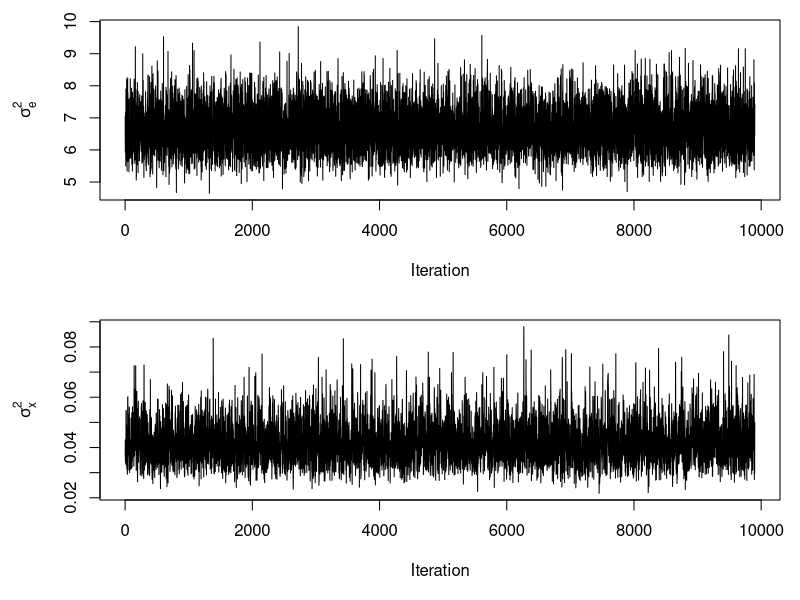
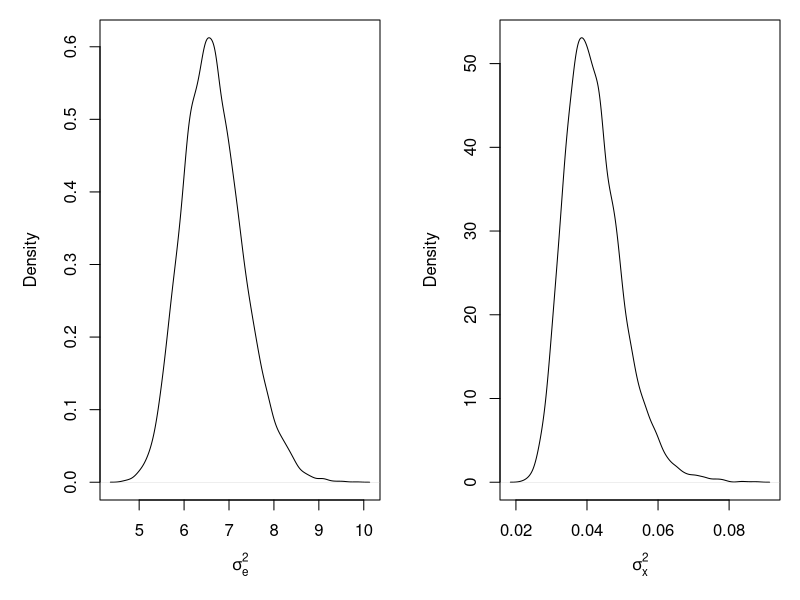
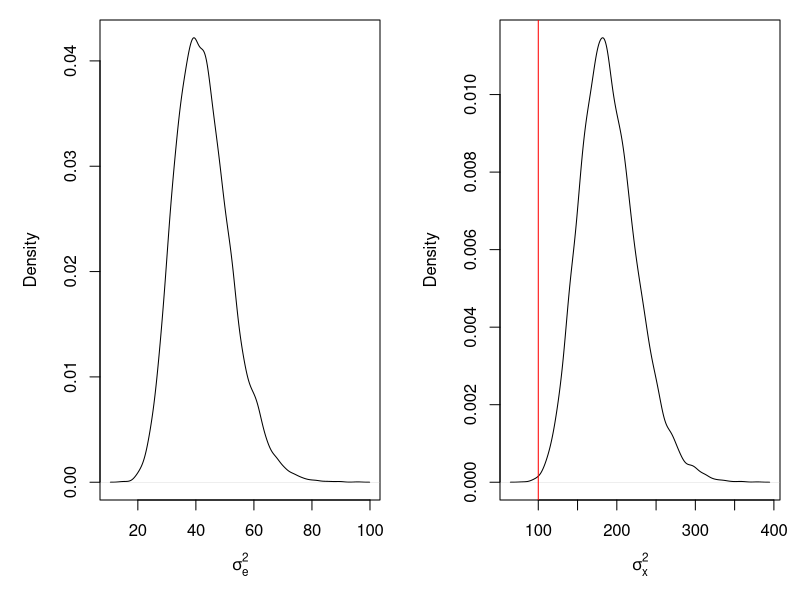
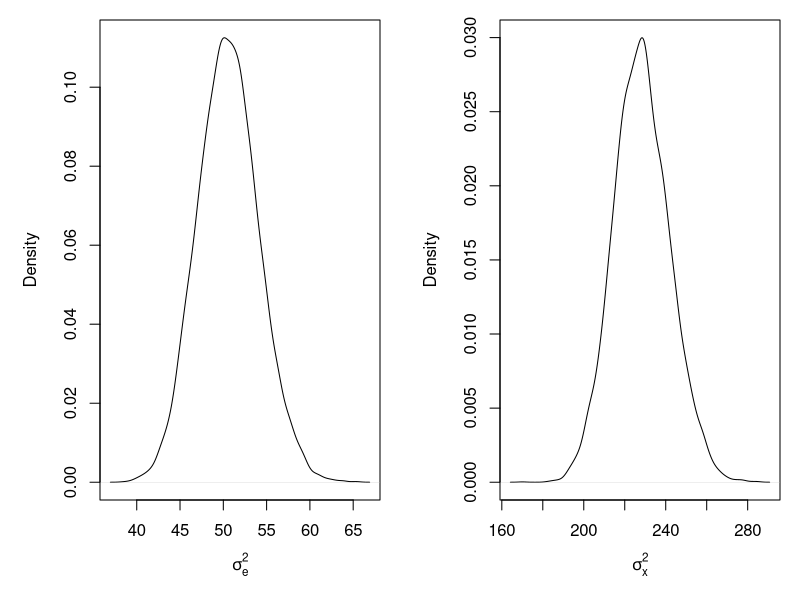
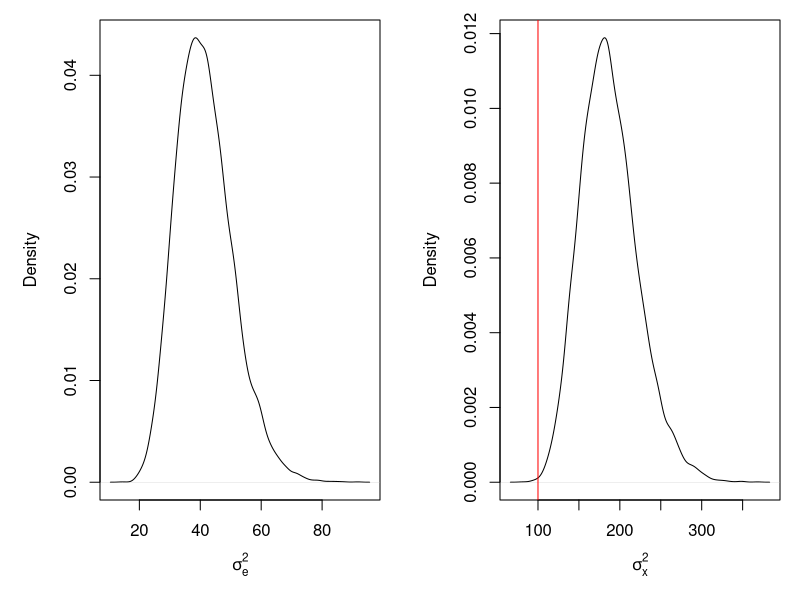
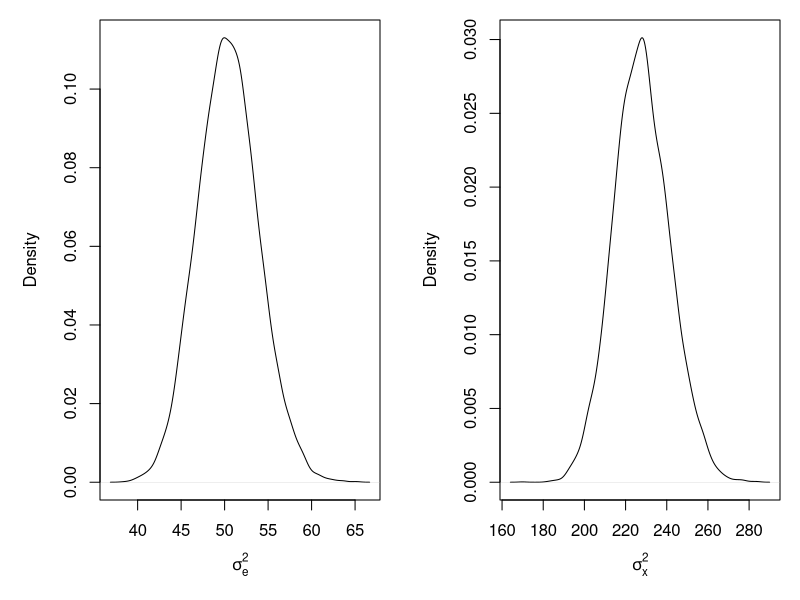
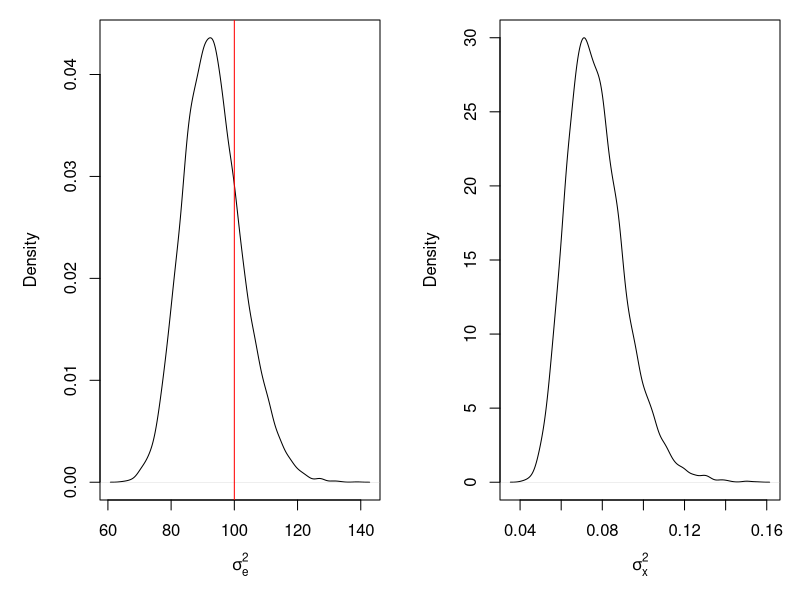
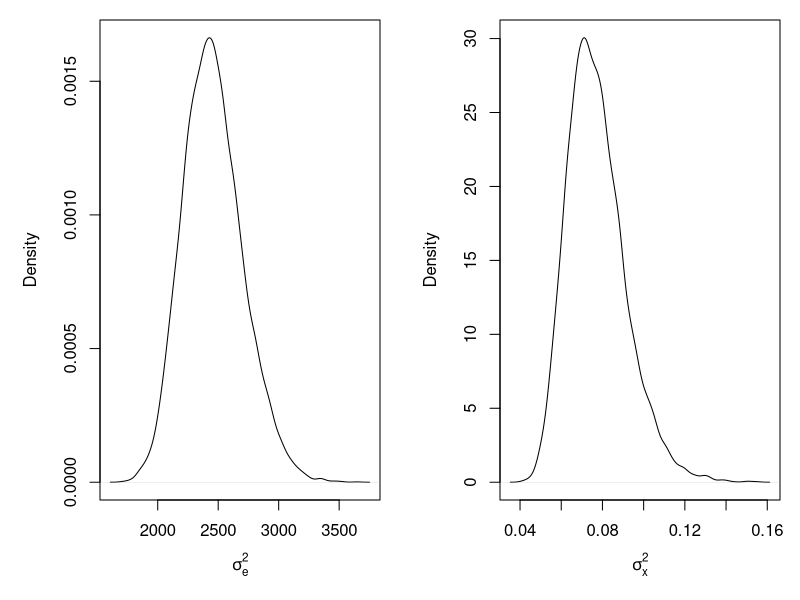

Generate these figures, in order, with R:
## ---- chunk 1
knitr::opts_chunk$set(echo = TRUE)
## ---- chunk 2
set.seed(47403) # Set this so the results are always the same
sigma2_e_true <- 3
sigma2_x_true <- 5
n <- 100
E <- matrix(rnorm(n*2, sd = sqrt(sigma2_e_true)),n,2)
X <- rnorm(n,sd = sqrt(sigma2_x_true))
W <- cbind(X,X) + E
## ---- chunk 3
# W is the observed data and S is the number of samples to draw from the 
# posterior distribution.
mcmc_function <- function(W, S = 10000, a_sigma_e = 0.1, b_sigma_e = 1, 
                          a_sigma_x = 0.1, b_sigma_x = 1, B = 100) {
  # Start with initial conditions
  sigma2_e <- mean(apply(W,1,var))
  sigma2_x <- var(apply(W,1,mean))
  X <- apply(W,1,mean)
  
  # Preallocate storage for draws from the posterior distribution
  mcmc_results <- list(
    X = matrix(NA,n,S),
    sigma2_e = numeric(S),
    sigma2_x = numeric(S)
  )
  
  # Run the MCMC for 10k iterations
  start_time <- proc.time()[3]
  for(s in seq(S)) {
    X <- rnorm(n, (1 / (1/sigma2_e + 2/sigma2_x)) * apply(W,1,sum)/sigma2_e, 
               sd = sqrt((1 / (1/sigma2_e + 2/sigma2_x))))
    sigma2_x <- 1/rgamma(1,n/2 + a_sigma_x, b_sigma_x + sum(X^2)/2)
    sigma2_e <- 1/rgamma(1,n + a_sigma_e, b_sigma_e + sum(apply(W,2,`-`,y =X)^2)/2)
    mcmc_results$X[,s] <- X
    mcmc_results$sigma2_e[s] <- sigma2_e
    mcmc_results$sigma2_x[s] <- sigma2_x
  }
  total_time <- proc.time()[3] - start_time
  cat("Total MCMC run time:",S,"draws in",total_time,"seconds \n")
  # Remove burn-in
  mcmc_results$X <- mcmc_results$X[,-seq(B)]
  mcmc_results$sigma2_e <- mcmc_results$sigma2_e[-seq(B)]
  mcmc_results$sigma2_x <- mcmc_results$sigma2_x[-seq(B)]
  return(mcmc_results)
}
mcmc_results <- mcmc_function(W)
## ---- chunk 4
par(mfrow=c(2,1), mar = c(5,5,1,1))
plot(mcmc_results$sigma2_e, type='l', main = "", ylab = expression(sigma[e]^2), xlab = "Iteration")
plot(mcmc_results$sigma2_x, type='l', main = "", ylab = expression(sigma[x]^2), xlab = "Iteration")
## ---- chunk 5
par(mfrow=c(1,2))
plot(density(mcmc_results$sigma2_e), main = "", xlab = expression(sigma[e]^2))
abline(v = sigma2_e_true, col = 'red')
plot(density(mcmc_results$sigma2_x), main = "", xlab = expression(sigma[x]^2))
abline(v = sigma2_x_true, col = 'red')
## ---- chunk 6
set.seed(47403) # Set this so the results are always the same
sigma2_e_true <- 1
sigma2_x_true <- 100
n <- 100
E <- matrix(rnorm(n*2, sd = sqrt(sigma2_e_true)),n,2)
X <- rnorm(n,sd = sqrt(sigma2_x_true))
W <- cbind(X,X) + E

mcmc_results2 <- mcmc_function(W)

par(mfrow=c(1,2))
plot(density(mcmc_results2$sigma2_e), main = "", xlab = expression(sigma[e]^2))
abline(v = sigma2_e_true, col = 'red')
plot(density(mcmc_results2$sigma2_x), main = "", xlab = expression(sigma[x]^2))
abline(v = sigma2_x_true, col = 'red')
## ---- chunk 7
set.seed(47403) # Set this so the results are always the same
sigma2_e_true <- 1
sigma2_x_true <- 100
n <- 1000
E <- matrix(rnorm(n*2, sd = sqrt(sigma2_e_true)),n,2)
X <- rnorm(n,sd = sqrt(sigma2_x_true))
W <- cbind(X,X) + E

mcmc_results3 <- mcmc_function(W)

par(mfrow=c(1,2))
plot(density(mcmc_results3$sigma2_e), main = "", xlab = expression(sigma[e]^2))
abline(v = sigma2_e_true, col = 'red')
plot(density(mcmc_results3$sigma2_x), main = "", xlab = expression(sigma[x]^2))
abline(v = sigma2_x_true, col = 'red')
## ---- chunk 8
set.seed(47403) # Set this so the results are always the same
sigma2_e_true <- 1
sigma2_x_true <- 100
n <- 100
E <- matrix(rnorm(n*2, sd = sqrt(sigma2_e_true)),n,2)
X <- rnorm(n,sd = sqrt(sigma2_x_true))
W <- cbind(X,X) + E

mcmc_results4 <- mcmc_function(W, a_sigma_e = 2, b_sigma_e = 2, a_sigma_x = 2, b_sigma_x = 200)

par(mfrow=c(1,2))
plot(density(mcmc_results4$sigma2_e), main = "", xlab = expression(sigma[e]^2))
abline(v = sigma2_e_true, col = 'red')
plot(density(mcmc_results4$sigma2_x), main = "", xlab = expression(sigma[x]^2))
abline(v = sigma2_x_true, col = 'red')
## ---- chunk 9
set.seed(47403) # Set this so the results are always the same
sigma2_e_true <- 1
sigma2_x_true <- 100
n <- 1000
E <- matrix(rnorm(n*2, sd = sqrt(sigma2_e_true)),n,2)
X <- rnorm(n,sd = sqrt(sigma2_x_true))
W <- cbind(X,X) + E

mcmc_results5 <- mcmc_function(W, a_sigma_e = 2, b_sigma_e = 2, a_sigma_x = 2, b_sigma_x = 200)

par(mfrow=c(1,2))
plot(density(mcmc_results5$sigma2_e), main = "", xlab = expression(sigma[e]^2))
abline(v = sigma2_e_true, col = 'red')
plot(density(mcmc_results5$sigma2_x), main = "", xlab = expression(sigma[x]^2))
abline(v = sigma2_x_true, col = 'red')
## ---- chunk 10
set.seed(47403) # Set this so the results are always the same
sigma2_e_true <- 100
sigma2_x_true <- 1
n <- 100
E <- matrix(rnorm(n*2, sd = sqrt(sigma2_e_true)),n,2)
X <- rnorm(n,sd = sqrt(sigma2_x_true))
W <- cbind(X,X) + E

mcmc_results6 <- mcmc_function(W, a_sigma_e = 2, b_sigma_e = 200, a_sigma_x = 2, b_sigma_x = 2)

par(mfrow=c(1,2))
plot(density(mcmc_results6$sigma2_e), main = "", xlab = expression(sigma[e]^2))
abline(v = sigma2_e_true, col = 'red')
plot(density(mcmc_results6$sigma2_x), main = "", xlab = expression(sigma[x]^2))
abline(v = sigma2_x_true, col = 'red')
## ---- chunk 11
set.seed(47403) # Set this so the results are always the same
sigma2_e_true <- 100
sigma2_x_true <- 1
n <- 100
E <- matrix(rnorm(n*2, sd = sqrt(sigma2_e_true)),n,2)
X <- rnorm(n,mean = 50, sd = sqrt(sigma2_x_true))
W <- cbind(X,X) + E

mcmc_results7 <- mcmc_function(W, a_sigma_e = 2, b_sigma_e = 200, a_sigma_x = 2, b_sigma_x = 2)

par(mfrow=c(1,2))
plot(density(mcmc_results7$sigma2_e), main = "", xlab = expression(sigma[e]^2))
abline(v = sigma2_e_true, col = 'red')
plot(density(mcmc_results7$sigma2_x), main = "", xlab = expression(sigma[x]^2))
abline(v = sigma2_x_true, col = 'red')
## ---- chunk 12
set.seed(47403) # Set this so the results are always the same
sigma2_e_true <- 100
sigma2_x_true <- 1
n <- 100
E <- matrix(rnorm(n*2, sd = sqrt(sigma2_e_true)),n,2)
X <- rnorm(n,mean = 1000, sd = sqrt(sigma2_x_true))
W <- cbind(X,X) + E

mcmc_results8 <- mcmc_function(W, a_sigma_e = 2, b_sigma_e = 200, a_sigma_x = 2, b_sigma_x = 2)

par(mfrow=c(1,2))
plot(density(mcmc_results8$sigma2_e), main = "", xlab = expression(sigma[e]^2))
abline(v = sigma2_e_true, col = 'red')
plot(density(mcmc_results8$sigma2_x), main = "", xlab = expression(sigma[x]^2))
abline(v = sigma2_x_true, col = 'red')
